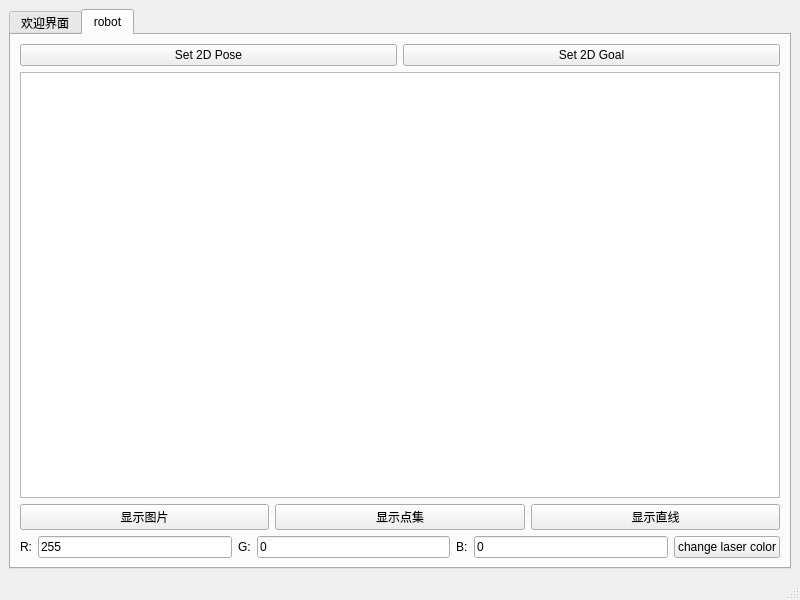
<?xml version="1.0" encoding="UTF-8"?>
<ui version="4.0">
 <class>MainWindow</class>
 <widget class="QMainWindow" name="MainWindow">
  <property name="geometry">
   <rect>
    <x>0</x>
    <y>0</y>
    <width>800</width>
    <height>600</height>
   </rect>
  </property>
  <property name="windowTitle">
   <string>MainWindow</string>
  </property>
  <widget class="QWidget" name="centralwidget">
   <layout class="QVBoxLayout" name="verticalLayout_2">
    <item>
     <widget class="QTabWidget" name="tabWidget">
      <property name="currentIndex">
       <number>1</number>
      </property>
      <widget class="QWidget" name="widget">
       <attribute name="title">
        <string>欢迎界面</string>
       </attribute>
       <widget class="QPushButton" name="pushButton">
        <property name="geometry">
         <rect>
          <x>30</x>
          <y>430</y>
          <width>89</width>
          <height>25</height>
         </rect>
        </property>
        <property name="text">
         <string>Start</string>
        </property>
       </widget>
       <widget class="QLabel" name="label_3">
        <property name="geometry">
         <rect>
          <x>10</x>
          <y>-10</y>
          <width>300</width>
          <height>300</height>
         </rect>
        </property>
        <property name="minimumSize">
         <size>
          <width>300</width>
          <height>300</height>
         </size>
        </property>
        <property name="maximumSize">
         <size>
          <width>300</width>
          <height>300</height>
         </size>
        </property>
        <property name="text">
         <string/>
        </property>
       </widget>
       <widget class="QLabel" name="label_2">
        <property name="geometry">
         <rect>
          <x>30</x>
          <y>380</y>
          <width>191</width>
          <height>17</height>
         </rect>
        </property>
        <property name="text">
         <string>I am not recv</string>
        </property>
       </widget>
       <widget class="QLabel" name="label">
        <property name="geometry">
         <rect>
          <x>30</x>
          <y>330</y>
          <width>261</width>
          <height>41</height>
         </rect>
        </property>
        <property name="text">
         <string>Hello Word</string>
        </property>
       </widget>
      </widget>
      <widget class="QWidget" name="tab_2">
       <attribute name="title">
        <string>robot</string>
       </attribute>
       <layout class="QVBoxLayout" name="verticalLayout_3">
        <item>
         <layout class="QHBoxLayout" name="horizontalLayout_2">
          <item>
           <widget class="QPushButton" name="pushButton_5">
            <property name="text">
             <string>Set 2D Pose</string>
            </property>
           </widget>
          </item>
          <item>
           <widget class="QPushButton" name="pushButton_6">
            <property name="text">
             <string>Set 2D Goal</string>
            </property>
           </widget>
          </item>
         </layout>
        </item>
        <item>
         <layout class="QVBoxLayout" name="verticalLayout">
          <item>
           <widget class="QGraphicsView" name="graphicsView"/>
          </item>
          <item>
           <layout class="QHBoxLayout" name="horizontalLayout">
            <item>
             <widget class="QPushButton" name="pushButton_2">
              <property name="text">
               <string>显示图片</string>
              </property>
             </widget>
            </item>
            <item>
             <widget class="QPushButton" name="pushButton_3">
              <property name="text">
               <string>显示点集</string>
              </property>
             </widget>
            </item>
            <item>
             <widget class="QPushButton" name="pushButton_4">
              <property name="text">
               <string>显示直线</string>
              </property>
             </widget>
            </item>
           </layout>
          </item>
         </layout>
        </item>
        <item>
         <layout class="QHBoxLayout" name="horizontalLayout_3">
          <item>
           <widget class="QLabel" name="label_4">
            <property name="text">
             <string>R:</string>
            </property>
           </widget>
          </item>
          <item>
           <widget class="QLineEdit" name="lineEdit">
            <property name="text">
             <string>255</string>
            </property>
           </widget>
          </item>
          <item>
           <widget class="QLabel" name="label_5">
            <property name="text">
             <string>G:</string>
            </property>
           </widget>
          </item>
          <item>
           <widget class="QLineEdit" name="lineEdit_2">
            <property name="text">
             <string>0</string>
            </property>
           </widget>
          </item>
          <item>
           <widget class="QLabel" name="label_6">
            <property name="text">
             <string>B:</string>
            </property>
           </widget>
          </item>
          <item>
           <widget class="QLineEdit" name="lineEdit_3">
            <property name="text">
             <string>0</string>
            </property>
           </widget>
          </item>
          <item>
           <widget class="QPushButton" name="pushButton_7">
            <property name="text">
             <string>change laser color</string>
            </property>
           </widget>
          </item>
         </layout>
        </item>
       </layout>
      </widget>
     </widget>
    </item>
   </layout>
  </widget>
  <widget class="QMenuBar" name="menubar">
   <property name="geometry">
    <rect>
     <x>0</x>
     <y>0</y>
     <width>800</width>
     <height>28</height>
    </rect>
   </property>
  </widget>
  <widget class="QStatusBar" name="statusbar"/>
 </widget>
 <resources/>
 <connections/>
</ui>
